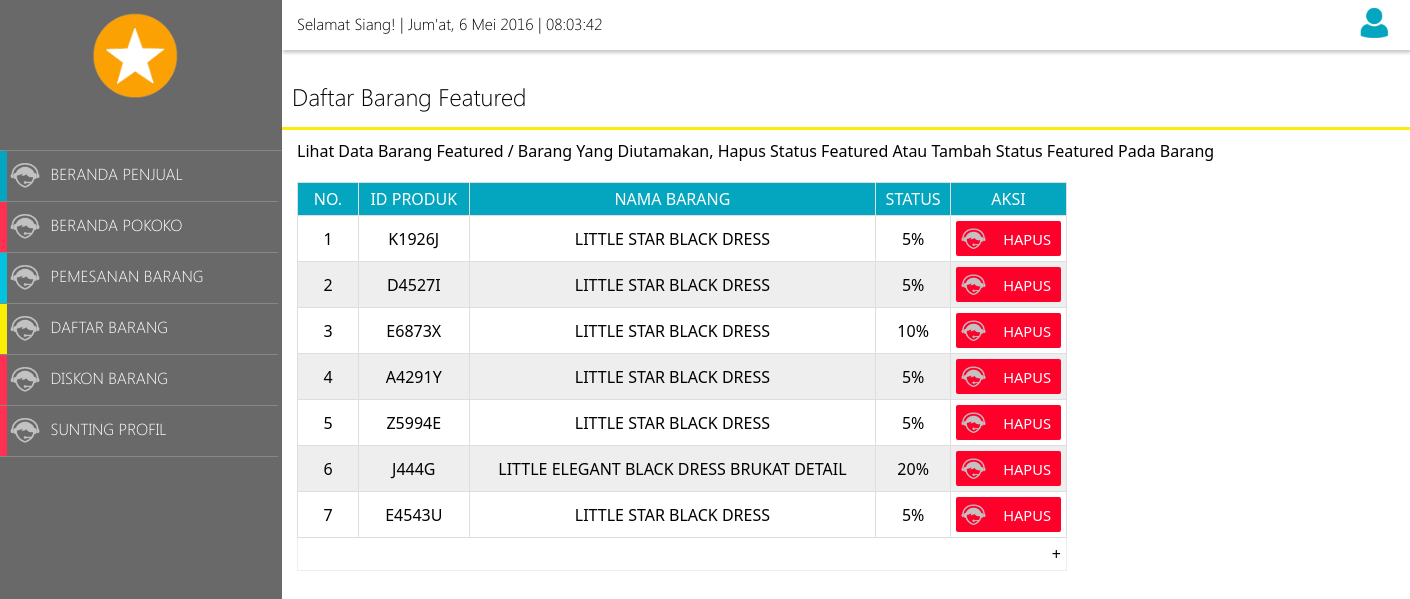
The page /_pages/_Login/_supplier/add-diskon.php on the database its author committed.
### tables this page shows
CREATE TABLE IF NOT EXISTS `product` (
  `id` varchar(20) NOT NULL,
  `id_category` int(10) DEFAULT NULL,
  `id_brand` int(10) DEFAULT NULL,
  `id_supplier` int(10) DEFAULT NULL,
  `tanggal` timestamp NULL DEFAULT CURRENT_TIMESTAMP,
  PRIMARY KEY (`id`)
);

CREATE TABLE IF NOT EXISTS `product_discount` (
  `id` int(10) NOT NULL AUTO_INCREMENT,
  `id_product` varchar(20) DEFAULT NULL,
  `discount` int(10) DEFAULT '0',
  PRIMARY KEY (`id`)
);

CREATE TABLE IF NOT EXISTS `product_detail` (
  `id` int(10) NOT NULL AUTO_INCREMENT,
  `id_product` varchar(20) DEFAULT NULL,
  `name` varchar(100) DEFAULT NULL,
  `price` int(10) DEFAULT NULL,
  `description` text,
  `rating` float DEFAULT NULL,
  `rater` int(10) DEFAULT NULL,
  `stock` int(10) DEFAULT NULL,
  PRIMARY KEY (`id`)
);

### _pages/_Login/_supplier/add-diskon.php (the view, shortened to what this page needs)
<!DOCTYPE html>
<html>
	<head>
		<link rel="stylesheet" type="text/css" href="../_plugin/_css/style_back_end.css">
	</head>
	<body onload="startTime()">
		<div class='c-main-wrapper'>
			<?php
				include "sidebar-supplier.php"
			?>
			<div id='main-back-end'>
				<?php include "header-supplier.php";?>
				<div id='child-main'>
					<p id='title-main-admin' class='c-bor-bot-3 c-bor-color-yellow'>Daftar Barang Featured</p>
					<p id='desc-t-main-admin' class='c-tt-c '>Lihat data Barang Featured / barang yang diutamakan, hapus status Featured atau tambah status featured pada barang</p>
					<table border='1'  cellpadding='5' class='c-stripe-tr'>
						<tr class='c-back-dark-blue c-color-light'>
							<td width='50px'>No.</td>
							<td>ID Produk</td>
							<td>Nama Barang</td>
							<td>Status</td>
							<td width='50px'>AKSI</td>
						</tr>
						<?php
							$query_data = mysql_query("SELECT * FROM product p, product_detail pd, product_discount pdi WHERE p.id=pd.`id_product` AND pdi.`id_product`=p.id AND pdi.`discount`>0");
							$cek = mysql_num_rows($query_data);
							if ($cek==0) {
								echo "
									<tr>
										<td colspan='5'>Belum Ada barang yang menjadi Featured</td>
									</tr>
								";
							}
							else{
								$no = 1;
								while ($data_featured = mysql_fetch_array($query_data)) {
									echo "
										<tr>
											<td>".$no."</td>
											<td>$data_featured[id_product]</td>
											<td>$data_featured[name]</td>
											<td>$data_featured[discount]%</td>
											<td><a href='../_plugin/_config/proses.php?p=hapus-diskon&id-brg=$data_featured[id_product]'><button id='delete-button'><p>Hapus</p></button></a></td>
										</tr>
									";
									$no++;
								}
							}
						?>
						<tr id='tambah' class='border-0' style='border:0px;'>
							<td colspan='5' style='text-align:right' href="#collapse1" class="nav-toggle" style='border:0px;'>+</td>
						</tr>
					</table>
				</div>
			</div>
		</div>
	</body>
</html>

### rows shown on the page
product: product_discount.id_product "K1926J", product_detail.name "LITTLE STAR BLACK DRESS", product_discount.discount "5"
product: product_discount.id_product "D4527I", product_detail.name "LITTLE STAR BLACK DRESS", product_discount.discount "5"
product: product_discount.id_product "E6873X", product_detail.name "LITTLE STAR BLACK DRESS", product_discount.discount "10"
product: product_discount.id_product "A4291Y", product_detail.name "LITTLE STAR BLACK DRESS", product_discount.discount "5"
product: product_discount.id_product "Z5994E", product_detail.name "LITTLE STAR BLACK DRESS", product_discount.discount "5"
product: product_discount.id_product "J444G", product_detail.name "LITTLE ELEGANT BLACK DRESS BRUKAT DETAIL", product_discount.discount "20"
product: product_discount.id_product "E4543U", product_detail.name "LITTLE STAR BLACK DRESS", product_discount.discount "5"

### other values the page prints
tanggal() "Selamat Siang!"
